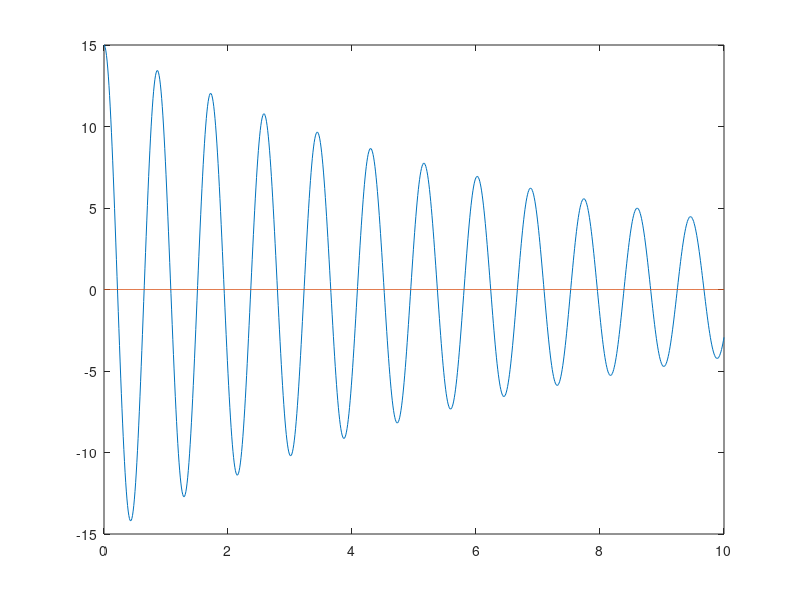
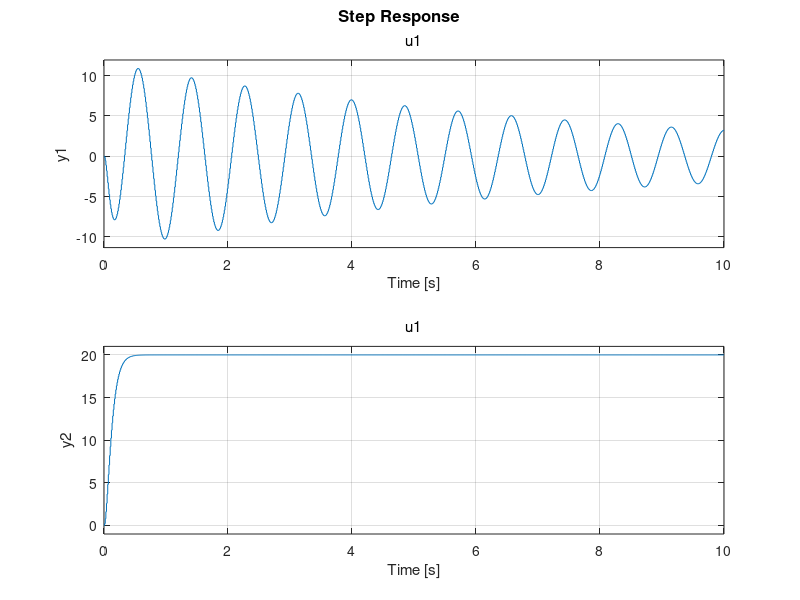

Here is the MATLAB script that generated these plots, in order:
%control planta
close all;
%Parametros
Q = 1/2;
w = 15.61;
h0 = 1;
s = tf('s');

%Polos brazos
p1 =- w/(2*Q) + w*sqrt((1/(2*Q))^2-1);
p2 = - w/(Q*2) - w*sqrt((1/(2*Q))^2-1);
%Polos pendulo
p_1 = -0.13247559170053874+1i*7.302437935150943;
p_2 = -0.13247559170053874-1i*7.302437935150943;

polos=[p1 p2 p_1 p_2];

%Ganancia
k = w^2*0.7;
Ts=0.01;
%Planta total
P=zpk([0 0], polos, -k);

A=[0 0 1 0; 0 0 0 1; -53.4 170.57047 -0.256 21.854; 0 -243.6721 0 -31.22];
polos = eig(A);
B=[0 0 -170.57047 243.6721];
C=[1 0 0 0; 0 1 0 0];
D = [0 0];
sys = ss(A,B',C,0);
t=linspace(0,1000*0.01,1001);
[salida,tiempo] = initial(sys,[15,0,0,0],t);
plot(tiempo,salida);


figure();
sys_d=c2d(sys,Ts,'zoh');
A_d = sys_d.A;
B_d = sys_d.B;
C_d = sys_d.C;
D_d = sys_d.D;

step(20*sys_d,t);

polos_observador_real = real(polos);
polos_observador_imaginario = imag(polos)*1i;

factor_polos = 20;
P_Z = exp(factor_polos*polos_observador_real.*Ts);
L = place(A_d',C_d',P_Z)';

O = (A_d - L*C_d);
ava =eig(O);